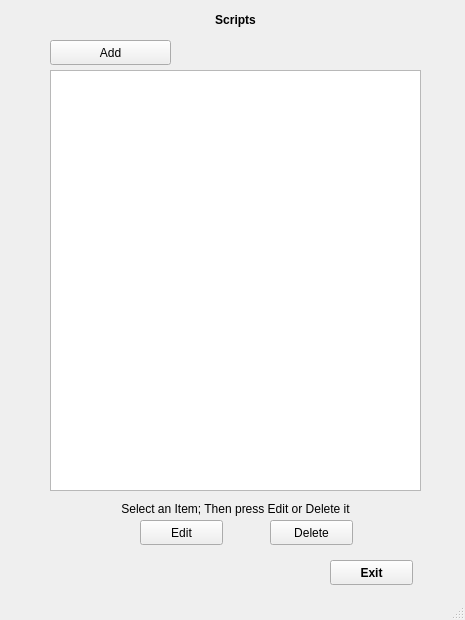
<?xml version="1.0" encoding="UTF-8"?>
<ui version="4.0">
 <class>MainWindow</class>
 <widget class="QMainWindow" name="MainWindow">
  <property name="geometry">
   <rect>
    <x>0</x>
    <y>0</y>
    <width>465</width>
    <height>620</height>
   </rect>
  </property>
  <property name="windowTitle">
   <string>MainWindow</string>
  </property>
  <widget class="QWidget" name="centralwidget">
   <widget class="QPushButton" name="btn_Browse">
    <property name="geometry">
     <rect>
      <x>50</x>
      <y>40</y>
      <width>121</width>
      <height>25</height>
     </rect>
    </property>
    <property name="text">
     <string>Add</string>
    </property>
   </widget>
   <widget class="QListWidget" name="list_Scripts">
    <property name="geometry">
     <rect>
      <x>50</x>
      <y>70</y>
      <width>371</width>
      <height>421</height>
     </rect>
    </property>
    <property name="selectionRectVisible">
     <bool>true</bool>
    </property>
    <property name="sortingEnabled">
     <bool>true</bool>
    </property>
   </widget>
   <widget class="QPushButton" name="btn_Exit">
    <property name="geometry">
     <rect>
      <x>330</x>
      <y>560</y>
      <width>83</width>
      <height>25</height>
     </rect>
    </property>
    <property name="font">
     <font>
      <weight>75</weight>
      <bold>true</bold>
     </font>
    </property>
    <property name="autoFillBackground">
     <bool>true</bool>
    </property>
    <property name="text">
     <string>Exit</string>
    </property>
   </widget>
   <widget class="QLabel" name="lbl_ScriptList">
    <property name="geometry">
     <rect>
      <x>50</x>
      <y>10</y>
      <width>371</width>
      <height>20</height>
     </rect>
    </property>
    <property name="font">
     <font>
      <weight>75</weight>
      <bold>true</bold>
     </font>
    </property>
    <property name="text">
     <string>Scripts</string>
    </property>
    <property name="alignment">
     <set>Qt::AlignCenter</set>
    </property>
   </widget>
   <widget class="QLabel" name="label">
    <property name="geometry">
     <rect>
      <x>50</x>
      <y>500</y>
      <width>371</width>
      <height>17</height>
     </rect>
    </property>
    <property name="autoFillBackground">
     <bool>true</bool>
    </property>
    <property name="text">
     <string>Select an Item; Then press Edit or Delete it</string>
    </property>
    <property name="alignment">
     <set>Qt::AlignCenter</set>
    </property>
   </widget>
   <widget class="QPushButton" name="btn_Edit">
    <property name="geometry">
     <rect>
      <x>140</x>
      <y>520</y>
      <width>83</width>
      <height>25</height>
     </rect>
    </property>
    <property name="text">
     <string>Edit</string>
    </property>
   </widget>
   <widget class="QPushButton" name="btn_Delete">
    <property name="geometry">
     <rect>
      <x>270</x>
      <y>520</y>
      <width>83</width>
      <height>25</height>
     </rect>
    </property>
    <property name="text">
     <string>Delete</string>
    </property>
   </widget>
  </widget>
  <widget class="QStatusBar" name="statusbar"/>
 </widget>
 <resources/>
 <connections/>
</ui>
